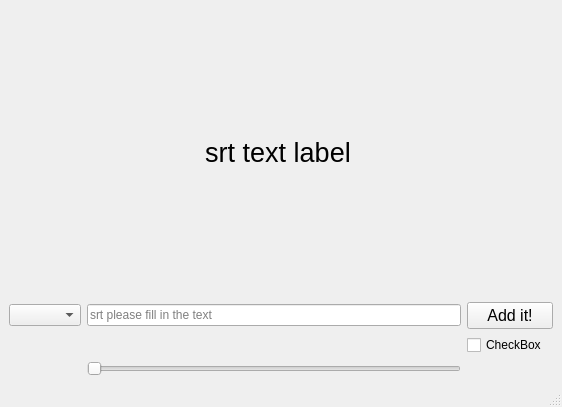
<?xml version="1.0" encoding="UTF-8"?>
<ui version="4.0">
 <class>MainWindow</class>
 <widget class="QMainWindow" name="MainWindow">
  <property name="geometry">
   <rect>
    <x>0</x>
    <y>0</y>
    <width>562</width>
    <height>407</height>
   </rect>
  </property>
  <property name="windowTitle">
   <string>srt main windows title</string>
  </property>
  <widget class="QWidget" name="centralwidget">
   <layout class="QGridLayout" name="gridLayout">
    <item row="1" column="2" colspan="2">
     <widget class="QPushButton" name="pushButton">
      <property name="sizePolicy">
       <sizepolicy hsizetype="MinimumExpanding" vsizetype="Fixed">
        <horstretch>0</horstretch>
        <verstretch>0</verstretch>
       </sizepolicy>
      </property>
      <property name="font">
       <font>
        <pointsize>12</pointsize>
       </font>
      </property>
      <property name="text">
       <string>Add it!</string>
      </property>
     </widget>
    </item>
    <item row="1" column="1">
     <widget class="QLineEdit" name="lineEdit">
      <property name="sizePolicy">
       <sizepolicy hsizetype="Preferred" vsizetype="Fixed">
        <horstretch>0</horstretch>
        <verstretch>0</verstretch>
       </sizepolicy>
      </property>
      <property name="layoutDirection">
       <enum>Qt::LeftToRight</enum>
      </property>
      <property name="dragEnabled">
       <bool>false</bool>
      </property>
      <property name="placeholderText">
       <string>srt please fill in the text</string>
      </property>
     </widget>
    </item>
    <item row="4" column="1">
     <widget class="QSlider" name="horizontalSlider">
      <property name="orientation">
       <enum>Qt::Horizontal</enum>
      </property>
     </widget>
    </item>
    <item row="1" column="0">
     <widget class="QComboBox" name="comboBox">
      <property name="sizePolicy">
       <sizepolicy hsizetype="Maximum" vsizetype="Fixed">
        <horstretch>0</horstretch>
        <verstretch>0</verstretch>
       </sizepolicy>
      </property>
     </widget>
    </item>
    <item row="2" column="2">
     <widget class="QCheckBox" name="checkBox">
      <property name="text">
       <string>CheckBox</string>
      </property>
     </widget>
    </item>
    <item row="0" column="0" colspan="3">
     <widget class="QLabel" name="label">
      <property name="font">
       <font>
        <pointsize>20</pointsize>
       </font>
      </property>
      <property name="text">
       <string>srt text label</string>
      </property>
      <property name="alignment">
       <set>Qt::AlignCenter</set>
      </property>
     </widget>
    </item>
   </layout>
  </widget>
  <widget class="QMenuBar" name="menubar">
   <property name="geometry">
    <rect>
     <x>0</x>
     <y>0</y>
     <width>562</width>
     <height>22</height>
    </rect>
   </property>
  </widget>
  <widget class="QStatusBar" name="statusbar"/>
 </widget>
 <resources/>
 <connections/>
</ui>
